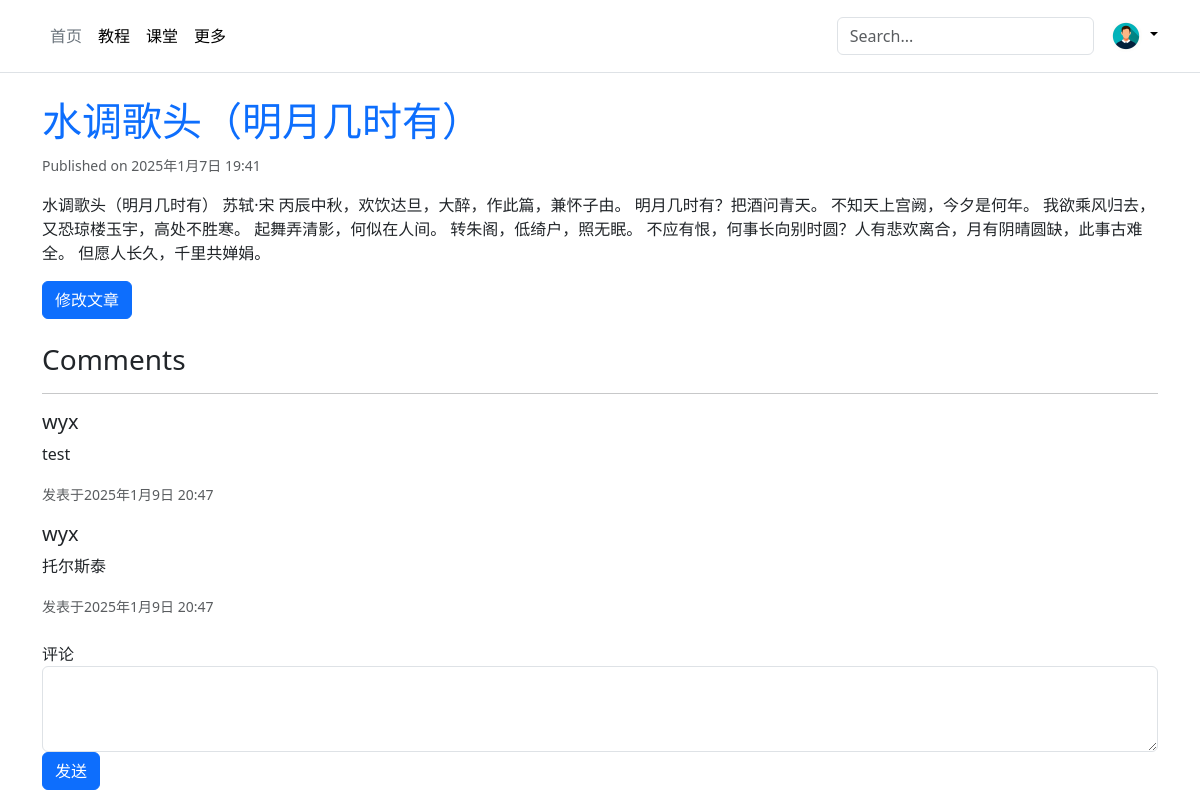
The page /article/detail/1 (signed in) on the database as committed earlier.
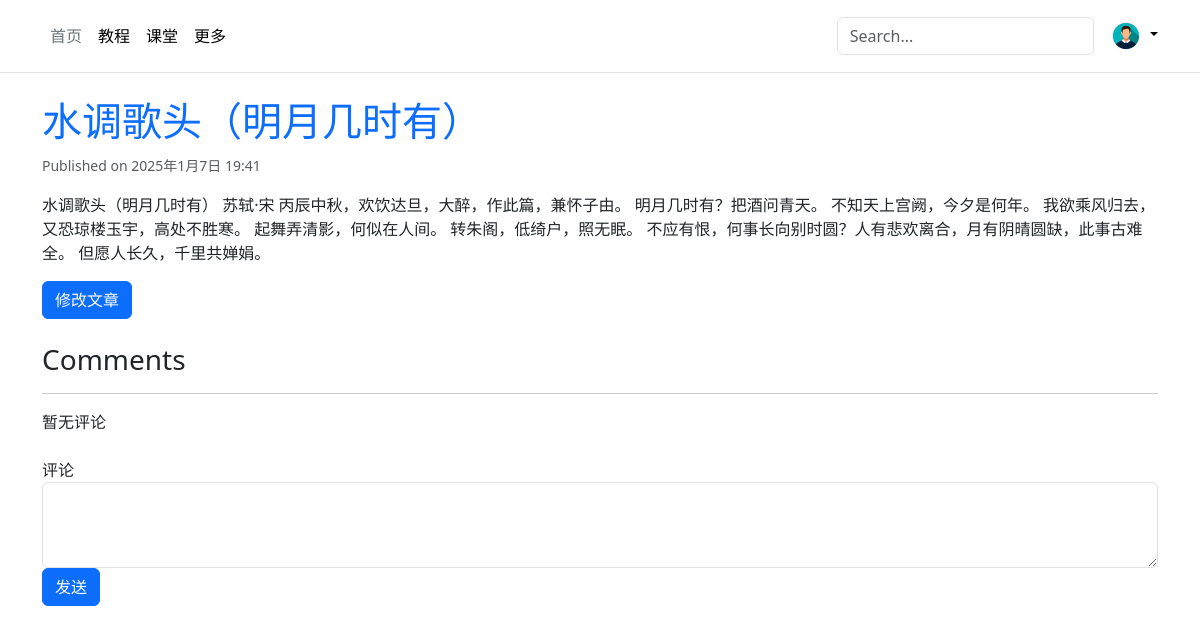
The same page on the database as committed later.
### article/models.py (models this page shows)
class Comment(models.Model):
    article = models.ForeignKey(ArticlePost, on_delete=models.CASCADE, related_name='comments')
    author = models.ForeignKey(User, on_delete=models.CASCADE)
    content = models.TextField()
    created = models.DateTimeField(auto_now_add=True)

### user/models.py (models this page shows)
class User(AbstractUser):
    avatar = models.ImageField(upload_to='avatars/', blank=True,default='avatars/default.png')
    bio = models.TextField(max_length=100, blank=True)
    def __str__(self):
        return self.username

### article/views.py (the view, shortened to what this page needs)
# urls.py: path('article/detail/<int:pk>', ArticleDetail.as_view(), name='detail'),
class ArticleDetail(DetailView):
    template_name = 'article/detail.html'
    context_object_name = 'article'
    def get_object(self, queryset=None):
        pk = self.kwargs.get('pk')
        return ArticlePost.objects.get(pk=pk)
    def get_context_data(self, **kwargs):
        context = super().get_context_data(**kwargs)
        article = self.get_object()
        comments = article.comments.all()
        context['comments'] = comments
        return context

### templates/article/detail.html (shortened to what this page needs)
{% extends 'base.html' %}
{% block content %}
<div class="container mt-4">
    <div class="article-content">
        <header class="mb-3">
            <h1 class="text-primary">{{ article.title }}</h1>
            <small class="text-muted">Published on {{ article.created }}</small>
        </header>
        <section>
            <p>{{ article.body }}</p>
        </section>
        {% if user.id and article.author.id  %}
        <a href="{% url 'article:update' pk=article.id %}" class="btn btn-primary">修改文章</a>
        {% endif %}
    </div>
    <div class="comments-section mt-4">
        <h3>Comments</h3>
        <hr>
        {% for comment in comments %}
        <div class="media mb-3">
            <div class="media-body">
                <h5 class="mt-0">{{ comment.author }}</h5>
                <p>{{ comment.content }}</p>
                <small class="text-muted">发表于{{ comment.created }}</small>
            </div>
        </div>
        {% empty %}
        <p>暂无评论</p>
        {% endfor %}
    </div>
    <div class="comment-form mt-4">
        <form method="post">
            <div class="form-group">
                <label for="content">评论</label>
                <textarea class="form-control" id="content" name="content" rows="3" required></textarea>
            </div>
            <button type="submit" class="btn btn-primary">发送</button>
        </form>
    </div>
</div>
{% endblock %}

Rows that differ between the two databases and show on the page:
removed Comment: author "wyx", content "test", created "2025年1月9日 20:47"
removed Comment: author "wyx", content "托尔斯泰", created "2025年1月9日 20:47"
Other text that changed with them:
text now shown: "暂无评论"
